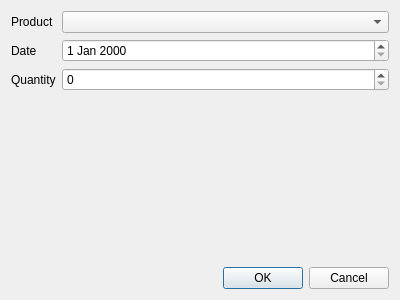
<?xml version="1.0" encoding="UTF-8"?>
<ui version="4.0">
 <class>AddCommandDialog</class>
 <widget class="QDialog" name="AddCommandDialog">
  <property name="geometry">
   <rect>
    <x>0</x>
    <y>0</y>
    <width>400</width>
    <height>300</height>
   </rect>
  </property>
  <property name="windowTitle">
   <string>Dialog</string>
  </property>
  <layout class="QVBoxLayout" name="verticalLayout">
   <item>
    <layout class="QFormLayout" name="formLayout">
     <item row="0" column="0">
      <widget class="QLabel" name="label">
       <property name="text">
        <string>Product</string>
       </property>
      </widget>
     </item>
     <item row="1" column="0">
      <widget class="QLabel" name="label_2">
       <property name="text">
        <string>Date</string>
       </property>
      </widget>
     </item>
     <item row="2" column="0">
      <widget class="QLabel" name="label_3">
       <property name="text">
        <string>Quantity</string>
       </property>
      </widget>
     </item>
     <item row="0" column="1">
      <widget class="QComboBox" name="comboBoxProductId"/>
     </item>
     <item row="1" column="1">
      <widget class="QDateEdit" name="dateEdit"/>
     </item>
     <item row="2" column="1">
      <widget class="QSpinBox" name="spinBoxQuantity"/>
     </item>
    </layout>
   </item>
   <item>
    <widget class="QDialogButtonBox" name="buttonBox">
     <property name="orientation">
      <enum>Qt::Horizontal</enum>
     </property>
     <property name="standardButtons">
      <set>QDialogButtonBox::Cancel|QDialogButtonBox::Ok</set>
     </property>
    </widget>
   </item>
  </layout>
 </widget>
 <resources/>
 <connections>
  <connection>
   <sender>buttonBox</sender>
   <signal>accepted()</signal>
   <receiver>AddCommandDialog</receiver>
   <slot>accept()</slot>
   <hints>
    <hint type="sourcelabel">
     <x>248</x>
     <y>254</y>
    </hint>
    <hint type="destinationlabel">
     <x>157</x>
     <y>274</y>
    </hint>
   </hints>
  </connection>
  <connection>
   <sender>buttonBox</sender>
   <signal>rejected()</signal>
   <receiver>AddCommandDialog</receiver>
   <slot>reject()</slot>
   <hints>
    <hint type="sourcelabel">
     <x>316</x>
     <y>260</y>
    </hint>
    <hint type="destinationlabel">
     <x>286</x>
     <y>274</y>
    </hint>
   </hints>
  </connection>
 </connections>
</ui>
